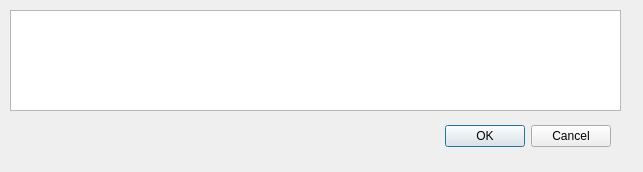
<?xml version="1.0" encoding="UTF-8"?>
<ui version="4.0">
 <class>Comment</class>
 <widget class="QDialog" name="Comment">
  <property name="windowModality">
   <enum>Qt::ApplicationModal</enum>
  </property>
  <property name="geometry">
   <rect>
    <x>0</x>
    <y>0</y>
    <width>643</width>
    <height>172</height>
   </rect>
  </property>
  <property name="windowTitle">
   <string>Enter Comment</string>
  </property>
  <widget class="QDialogButtonBox" name="buttonBox">
   <property name="geometry">
    <rect>
     <x>270</x>
     <y>120</y>
     <width>341</width>
     <height>32</height>
    </rect>
   </property>
   <property name="orientation">
    <enum>Qt::Horizontal</enum>
   </property>
   <property name="standardButtons">
    <set>QDialogButtonBox::Cancel|QDialogButtonBox::Ok</set>
   </property>
  </widget>
  <widget class="QPlainTextEdit" name="text_edit_comment">
   <property name="geometry">
    <rect>
     <x>10</x>
     <y>10</y>
     <width>611</width>
     <height>101</height>
    </rect>
   </property>
  </widget>
 </widget>
 <resources/>
 <connections>
  <connection>
   <sender>buttonBox</sender>
   <signal>accepted()</signal>
   <receiver>Comment</receiver>
   <slot>accept()</slot>
   <hints>
    <hint type="sourcelabel">
     <x>248</x>
     <y>254</y>
    </hint>
    <hint type="destinationlabel">
     <x>157</x>
     <y>274</y>
    </hint>
   </hints>
  </connection>
  <connection>
   <sender>buttonBox</sender>
   <signal>rejected()</signal>
   <receiver>Comment</receiver>
   <slot>reject()</slot>
   <hints>
    <hint type="sourcelabel">
     <x>316</x>
     <y>260</y>
    </hint>
    <hint type="destinationlabel">
     <x>286</x>
     <y>274</y>
    </hint>
   </hints>
  </connection>
 </connections>
</ui>
